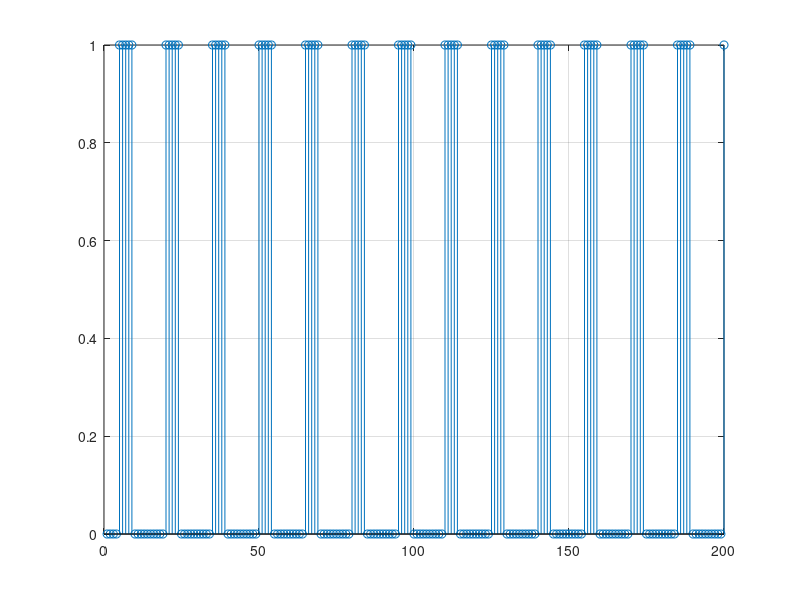

Source code (MATLAB):
close all
clearvars
clc

n = 1:15;
x1 = zeros(15,1);
x1(5:end) = 1;  % u(n-5)
x2 = zeros(15,1);
x2(10:end) = 1;  % u(n-10)
x = x1 - x2;
% also x1(n>=5 & n<10) = 1;

T = 15;
maxp = floor(200/15);
xp = repmat(x, 1, maxp+1);
xp = xp(1:200);

stem(xp);
grid;